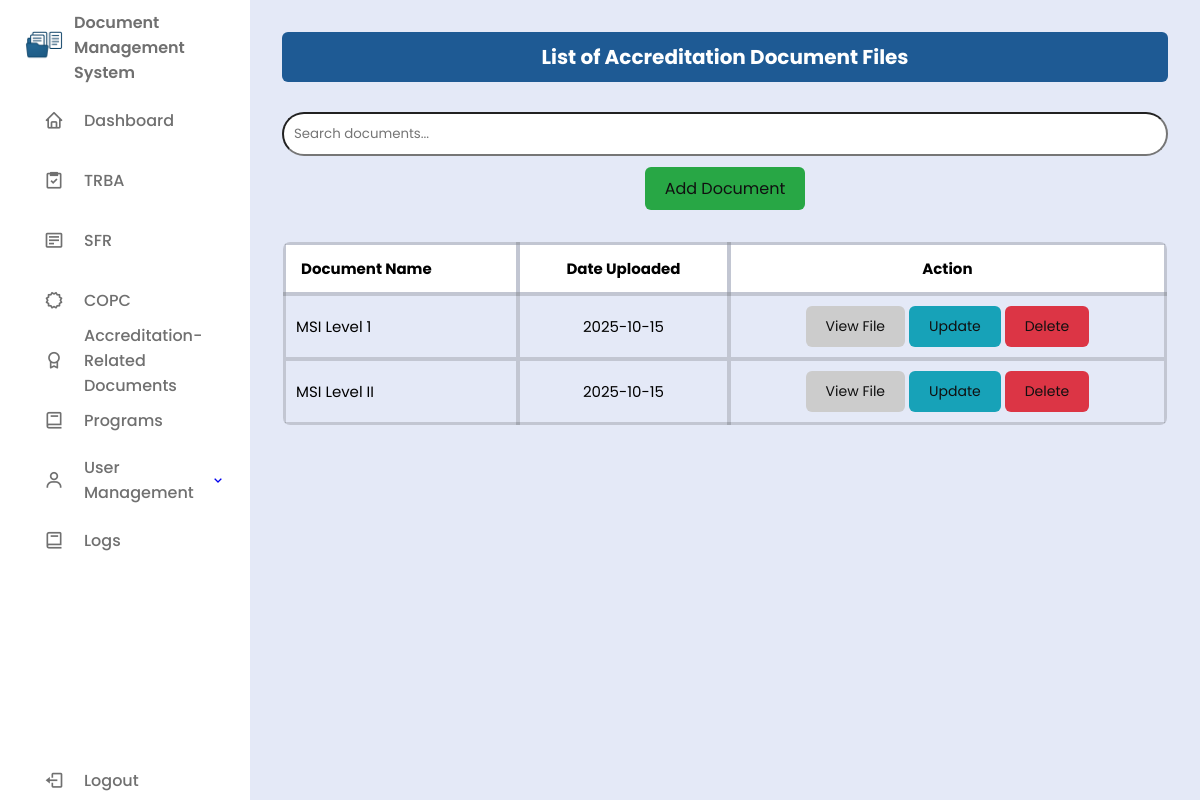
Page /users/other.php (signed in) on the earlier database version.
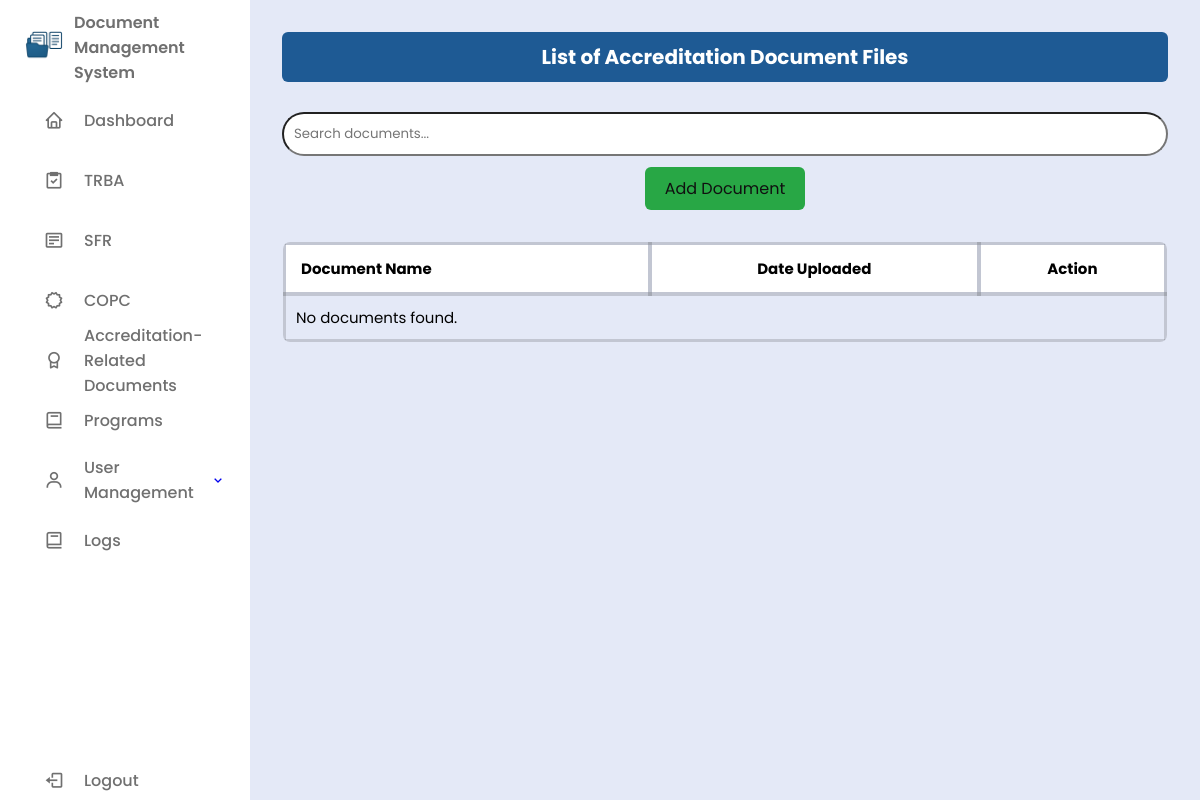
Same page on the later database version.
### tables this page shows
CREATE TABLE `documents` (
  `id` int(11) NOT NULL,
  `document` varchar(255) NOT NULL,
  `file_name` varchar(255) NOT NULL,
  `uploaded_at` date NOT NULL DEFAULT current_timestamp()
);

### users/other.php (the view, shortened to what this page needs)
<?php
require '../db/db_conn.php';
$isAdmin = isset($_SESSION['user_role']) && $_SESSION['user_role'] === 'admin';
?>
<!DOCTYPE html>
<html lang="en">
<head>
  <link href="https://unpkg.com/boxicons@2.1.4/css/boxicons.min.css" rel="stylesheet" />
  <link rel="stylesheet" href="../css/style.css" />
</head>
<body>
<?php include('../includes/sidebar.php'); ?>
<section class="dashboard-content">
  <section class="table-section">
    <h2>List of Accreditation Document Files</h2>
    <div class="search-bar">
      <input type="text" id="searchInput" placeholder="Search documents..." onkeyup="filterTable()" />
    </div>
    <?php if ($isAdmin): ?>
    <div class="add-button-container">
      <a href="../views/add_docu_page.php" class="btn-add">Add Document</a>
    </div>
    <?php endif; ?>
    <div class="table-container">
      <table>
        <thead>
          <tr>
            <th>Document Name</th>
            <th>Date Uploaded</th>
            <th>Action</th>
          </tr>
        </thead>
        <tbody>
          <?php
          $sql = "SELECT * FROM documents ORDER BY file_name DESC";
          $result = $conn->query($sql);
          if ($result && $result->num_rows > 0):
            while ($row = $result->fetch_assoc()):
          ?>
          <tr>
            <td><?= htmlspecialchars($row['document']) ?></td>
            <td><?= htmlspecialchars($row['uploaded_at']) ?></td>
            <td>
            <button type="button" class="btn-view" onclick="window.location.href='../views/view_docu_page.php?id=<?= $row['id'] ?>'">View File</button>
            <?php if ($isAdmin): ?>
              <button class="btn-update" onclick="openUpdateDocuModal(<?= $row['id'] ?>, '<?= htmlspecialchars($row['document'], ENT_QUOTES) ?>')">Update</button>
              <button class="btn-delete" onclick="openDeleteDocuModal(<?= $row['id'] ?>)">Delete</button>
            <?php endif; ?>
            </td>
          </tr>
          <?php endwhile; else: ?>
          <tr><td colspan="<?= $isAdmin ? 4 : 4 ?>">No documents found.</td></tr>
          <?php endif; ?>
        </tbody>
      </table>
    </div>
  </section>
</section>
</body>
</html>

Differences in the rows shown:
removed documents: document "MSI Level 1", uploaded_at "2025-10-15"
removed documents: document "MSI Level II", uploaded_at "2025-10-15"
Other differences:
text now shown: "No documents found."
